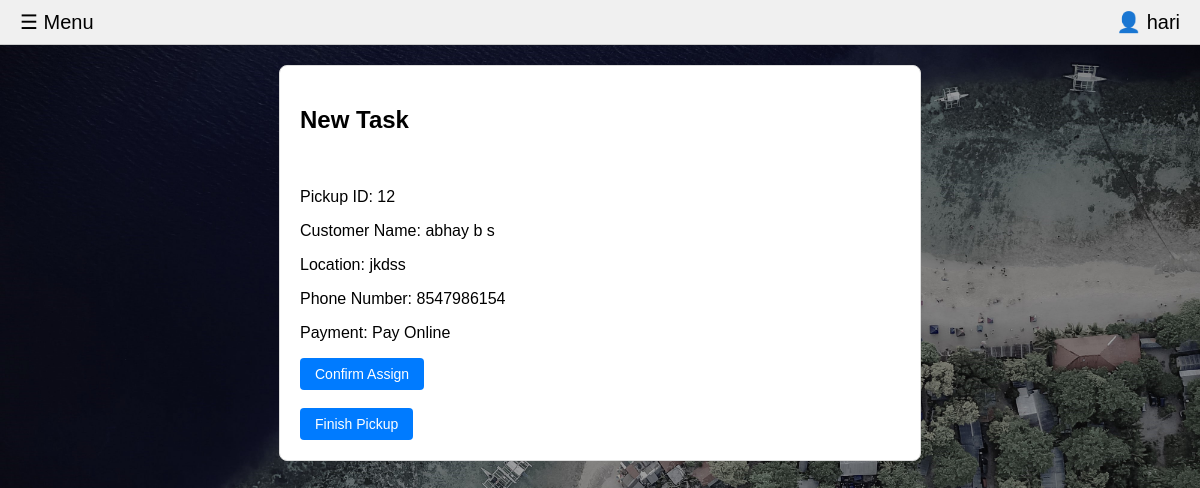
Page /staff/ (signed in) on the committed database.
### WM_app/models.py (models this page shows, shortened)
class Staff(models.Model):
    STATUS_CHOICES=[
        ('Engaged','Engaged'),
        ('Free to pick','Free to pick')
    ]
    name=models.CharField(max_length=100)
    password=models.CharField(max_length=128)  # Use Django's built-in password hashing
    email=models.EmailField(unique=True)  # Unique email
    phone_number=models.CharField(max_length=15,unique=True)  # Unique phone number
    status=models.CharField(max_length=20,choices=STATUS_CHOICES,default='Free to pick')

class Pickup(models.Model):
    pickup_id=models.AutoField(primary_key=True)
    customer=models.CharField(max_length=255)
    contact_number=models.CharField(max_length=15)
    waste_type=models.CharField(max_length=50)
    weight=models.CharField(max_length=50)
    location=models.TextField()
    payment_status=models.CharField(max_length=50)
    date=models.DateTimeField(default=timezone.now)
    pickup_status=models.CharField(max_length=50,default='Pending')

### WM_app/views.py (the view)
# urls.py: path('staff/',views.staffprofile,name='staff'),
def staffprofile(request):
    staff_id=request.session.get('staff_id')
    pickup_id=request.session.get('pickup_id')
    if staff_id:
        staff=Staff.objects.get(id=staff_id)
        pickup=Pickup.objects.get(pickup_id=pickup_id) if pickup_id else None
        return render(request,"staff.html",{'staff':staff,'pickup': pickup})
    else:
        return redirect('stafflog')

### template/staff.html (shortened to what this page needs)
<!DOCTYPE html>
<html lang="en">
<head>
    {% load static %}
</head>
<body>
    <header class="header">
        <div class="menu-btn" onclick="toggleSidebar()">&#9776; Menu</div>
        <div class="user-icon">&#128100; {{ staff.name }}</div>
    </header>
    <div id="task-container" class="content">
        {% if pickup.pickup_status != 'Completed' %}
        <div id="task-container" class="task-container">
            <h2>New Task</h2>
            <br>
            <p>Pickup ID: {{ pickup.pickup_id }}</p>
            <p>Customer Name: {{ pickup.customer }}</p>
            <p>Location: {{ pickup.location }}</p>
            <p>Phone Number: {{ pickup.contact_number }}</p>
            <p>Payment: {{ pickup.payment_status }}</p>
            <form action="{% url 'confirm_assign' pickup.pickup_id %}" method="post">
                <button type="submit" class="assign-btn" id="openModalBtn">Confirm Assign</button>
            </form>
            <br>
            <form action="{% url 'finish_pickup' pickup.pickup_id %}" method="get">
                <button type="submit" class="assign-btn">Finish Pickup</button>
            </form>
        </div>
        {% else %}
            <div id="task-container">
                <p id="completed-message">The pickup has been completed!</p>
            </div>
        {% endif %}
    </div>
</body>
</html>

### template/staff.html (style rules this page uses)
body { font-family: Arial, sans-serif; margin: 0; padding: 0; background: url(../static/image/cover1.jpg) no-repeat; background-size: cover; }
.header { display: flex; justify-content: space-between; align-items: center; padding: 10px 20px; background-color: #f0f0f0; border-bottom: 1px solid #ccc; }
.menu-btn, .user-icon { font-size: 20px; cursor: pointer; }
.content { padding: 20px; max-width: 600px; margin: 20px auto; border: 1px solid #ddd; border-radius: 8px; background-color: #fff; }
#task-container { opacity: 1; transition: opacity 1s ease-out; }
.assign-btn { padding: 8px 15px; font-size: 14px; color: #fff; background-color: #007bff; border: none; border-radius: 4px; cursor: pointer; display: inline-block; margin-right: 10px; }

### rows in the picture
Staff: name "hari"
Pickup: pickup_id "12", customer "abhay b s", location "jkdss", contact_number "8547986154", payment_status "Pay Online"
